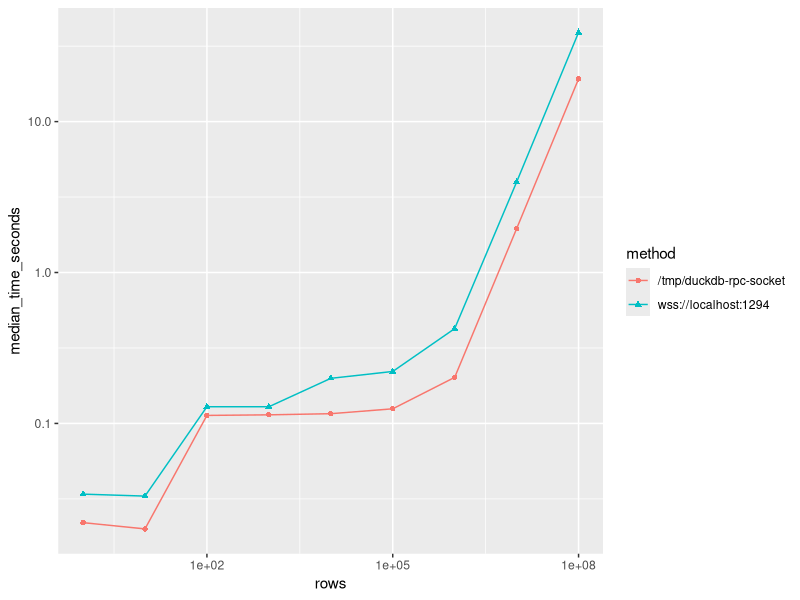

Generate this figure with R:
runs <- readr::read_tsv("macbook.tsv")

print(runs)

library(ggplot2)
pdf("rpc.pdf", height=5, width=15)
ggplot(runs, aes(x=rows, y=median_time_seconds, shape=method, colour=method)) + geom_line() + geom_point() + scale_x_log10() + scale_y_log10()
dev.off()
